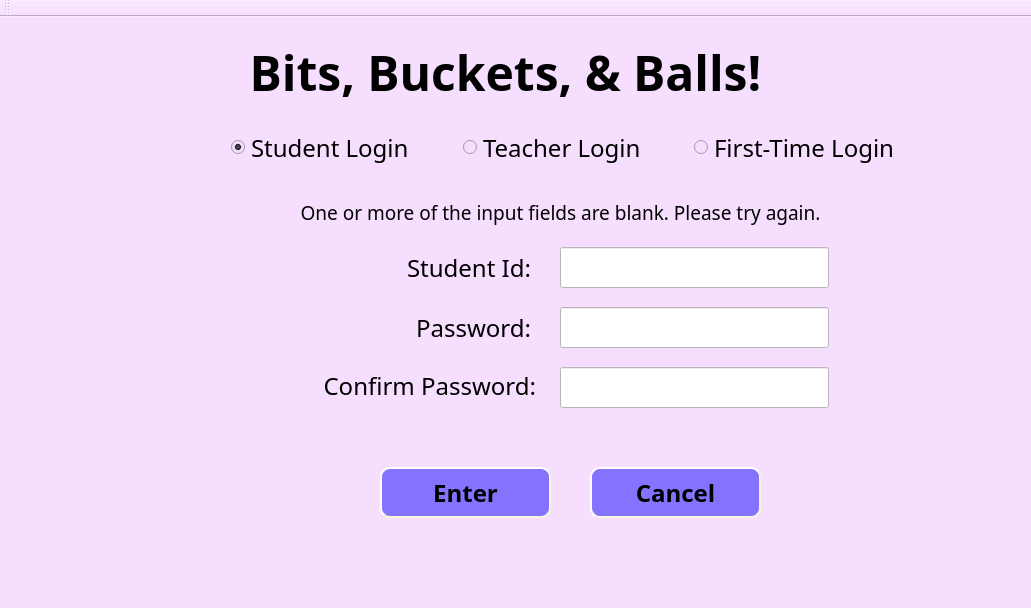
<?xml version="1.0" encoding="UTF-8"?>
<ui version="4.0">
 <class>StartDialog</class>
 <widget class="QMainWindow" name="StartDialog">
  <property name="geometry">
   <rect>
    <x>0</x>
    <y>0</y>
    <width>1031</width>
    <height>608</height>
   </rect>
  </property>
  <property name="windowTitle">
   <string>Login</string>
  </property>
  <property name="styleSheet">
   <string notr="true">QWidget{
	background-color:rgb(246, 222, 255)
}

QLineEdit{
	background-color: white
}

QPushButton{
    background-color: rgb(131, 115, 255);
    border-style: outset;
    border-width: 2px;
    border-color: beige;
	border-radius: 10px;
}</string>
  </property>
  <property name="iconSize">
   <size>
    <width>40</width>
    <height>40</height>
   </size>
  </property>
  <widget class="QWidget" name="centralWidget">
   <widget class="QLabel" name="title">
    <property name="geometry">
     <rect>
      <x>210</x>
      <y>20</y>
      <width>591</width>
      <height>71</height>
     </rect>
    </property>
    <property name="font">
     <font>
      <family>Marker Felt</family>
      <pointsize>36</pointsize>
      <weight>75</weight>
      <bold>true</bold>
     </font>
    </property>
    <property name="text">
     <string>Bits, Buckets, &amp; Balls!</string>
    </property>
    <property name="alignment">
     <set>Qt::AlignCenter</set>
    </property>
   </widget>
   <widget class="QLabel" name="passwordWarning">
    <property name="geometry">
     <rect>
      <x>200</x>
      <y>190</y>
      <width>671</width>
      <height>21</height>
     </rect>
    </property>
    <property name="font">
     <font>
      <pointsize>12</pointsize>
     </font>
    </property>
    <property name="text">
     <string>Your passwords did not match. Please try again.</string>
    </property>
    <property name="alignment">
     <set>Qt::AlignCenter</set>
    </property>
   </widget>
   <widget class="QLabel" name="numberOnlyWarning">
    <property name="geometry">
     <rect>
      <x>220</x>
      <y>190</y>
      <width>671</width>
      <height>21</height>
     </rect>
    </property>
    <property name="font">
     <font>
      <pointsize>12</pointsize>
     </font>
    </property>
    <property name="text">
     <string>ID may only consist of numbers 0-9 and no white spaces.</string>
    </property>
    <property name="alignment">
     <set>Qt::AlignCenter</set>
    </property>
   </widget>
   <widget class="QLabel" name="tooLongWarning">
    <property name="geometry">
     <rect>
      <x>340</x>
      <y>190</y>
      <width>441</width>
      <height>21</height>
     </rect>
    </property>
    <property name="font">
     <font>
      <pointsize>12</pointsize>
     </font>
    </property>
    <property name="text">
     <string>Your ID is too long. Please try again.</string>
    </property>
    <property name="alignment">
     <set>Qt::AlignCenter</set>
    </property>
   </widget>
   <widget class="QLabel" name="emptyFieldsWarning">
    <property name="geometry">
     <rect>
      <x>270</x>
      <y>180</y>
      <width>581</width>
      <height>31</height>
     </rect>
    </property>
    <property name="font">
     <font>
      <family>Menlo</family>
      <pointsize>14</pointsize>
     </font>
    </property>
    <property name="text">
     <string>One or more of the input fields are blank. Please try again.</string>
    </property>
    <property name="alignment">
     <set>Qt::AlignCenter</set>
    </property>
   </widget>
   <widget class="QWidget" name="horizontalLayoutWidget">
    <property name="geometry">
     <rect>
      <x>220</x>
      <y>100</y>
      <width>711</width>
      <height>61</height>
     </rect>
    </property>
    <layout class="QHBoxLayout" name="horizontalLayout">
     <item>
      <widget class="QRadioButton" name="studentLogin">
       <property name="font">
        <font>
         <family>Menlo</family>
         <pointsize>18</pointsize>
        </font>
       </property>
       <property name="text">
        <string>Student Login</string>
       </property>
       <property name="checked">
        <bool>true</bool>
       </property>
      </widget>
     </item>
     <item>
      <widget class="QRadioButton" name="teacherLogin">
       <property name="font">
        <font>
         <family>Menlo</family>
         <pointsize>18</pointsize>
        </font>
       </property>
       <property name="text">
        <string>Teacher Login</string>
       </property>
      </widget>
     </item>
     <item>
      <widget class="QRadioButton" name="firstTimeLogin">
       <property name="font">
        <font>
         <family>Menlo</family>
         <pointsize>18</pointsize>
        </font>
       </property>
       <property name="text">
        <string>First-Time Login</string>
       </property>
      </widget>
     </item>
    </layout>
   </widget>
   <widget class="QPushButton" name="enterButton">
    <property name="geometry">
     <rect>
      <x>380</x>
      <y>450</y>
      <width>171</width>
      <height>51</height>
     </rect>
    </property>
    <property name="font">
     <font>
      <family>Menlo</family>
      <pointsize>18</pointsize>
      <weight>75</weight>
      <bold>true</bold>
     </font>
    </property>
    <property name="text">
     <string>Enter</string>
    </property>
   </widget>
   <widget class="QPushButton" name="cancelButton">
    <property name="geometry">
     <rect>
      <x>590</x>
      <y>450</y>
      <width>171</width>
      <height>51</height>
     </rect>
    </property>
    <property name="font">
     <font>
      <family>Menlo</family>
      <pointsize>18</pointsize>
      <weight>75</weight>
      <bold>true</bold>
     </font>
    </property>
    <property name="text">
     <string>Cancel</string>
    </property>
   </widget>
   <widget class="QLabel" name="ball1">
    <property name="geometry">
     <rect>
      <x>0</x>
      <y>-50</y>
      <width>131</width>
      <height>111</height>
     </rect>
    </property>
    <property name="text">
     <string/>
    </property>
    <property name="pixmap">
     <pixmap>../resources/Ball.png</pixmap>
    </property>
   </widget>
   <widget class="QLabel" name="label_2">
    <property name="geometry">
     <rect>
      <x>10</x>
      <y>260</y>
      <width>251</width>
      <height>331</height>
     </rect>
    </property>
    <property name="text">
     <string/>
    </property>
    <property name="pixmap">
     <pixmap>../resources/BucketFlag.png</pixmap>
    </property>
   </widget>
   <widget class="QLabel" name="ball2">
    <property name="geometry">
     <rect>
      <x>30</x>
      <y>-20</y>
      <width>131</width>
      <height>111</height>
     </rect>
    </property>
    <property name="text">
     <string/>
    </property>
    <property name="pixmap">
     <pixmap>../resources/Ball.png</pixmap>
    </property>
   </widget>
   <widget class="QLabel" name="ball3">
    <property name="geometry">
     <rect>
      <x>40</x>
      <y>20</y>
      <width>131</width>
      <height>111</height>
     </rect>
    </property>
    <property name="text">
     <string/>
    </property>
    <property name="pixmap">
     <pixmap>../resources/Ball.png</pixmap>
    </property>
   </widget>
   <widget class="QLabel" name="ball4">
    <property name="geometry">
     <rect>
      <x>50</x>
      <y>50</y>
      <width>131</width>
      <height>111</height>
     </rect>
    </property>
    <property name="text">
     <string/>
    </property>
    <property name="pixmap">
     <pixmap>../resources/Ball.png</pixmap>
    </property>
   </widget>
   <widget class="QLabel" name="ball5">
    <property name="geometry">
     <rect>
      <x>30</x>
      <y>100</y>
      <width>131</width>
      <height>111</height>
     </rect>
    </property>
    <property name="text">
     <string/>
    </property>
    <property name="pixmap">
     <pixmap>../resources/Ball.png</pixmap>
    </property>
   </widget>
   <widget class="QLabel" name="ball6">
    <property name="geometry">
     <rect>
      <x>40</x>
      <y>130</y>
      <width>131</width>
      <height>111</height>
     </rect>
    </property>
    <property name="text">
     <string/>
    </property>
    <property name="pixmap">
     <pixmap>../resources/Ball.png</pixmap>
    </property>
   </widget>
   <widget class="QLabel" name="ball7">
    <property name="geometry">
     <rect>
      <x>60</x>
      <y>160</y>
      <width>131</width>
      <height>111</height>
     </rect>
    </property>
    <property name="text">
     <string/>
    </property>
    <property name="pixmap">
     <pixmap>../resources/Ball.png</pixmap>
    </property>
   </widget>
   <widget class="QLabel" name="ball8">
    <property name="geometry">
     <rect>
      <x>90</x>
      <y>190</y>
      <width>131</width>
      <height>111</height>
     </rect>
    </property>
    <property name="text">
     <string/>
    </property>
    <property name="pixmap">
     <pixmap>../resources/Ball.png</pixmap>
    </property>
   </widget>
   <widget class="QLabel" name="ball9">
    <property name="geometry">
     <rect>
      <x>80</x>
      <y>220</y>
      <width>131</width>
      <height>111</height>
     </rect>
    </property>
    <property name="text">
     <string/>
    </property>
    <property name="pixmap">
     <pixmap>../resources/Ball.png</pixmap>
    </property>
   </widget>
   <widget class="QLabel" name="ball10">
    <property name="geometry">
     <rect>
      <x>80</x>
      <y>260</y>
      <width>131</width>
      <height>111</height>
     </rect>
    </property>
    <property name="text">
     <string/>
    </property>
    <property name="pixmap">
     <pixmap>../resources/Ball.png</pixmap>
    </property>
   </widget>
   <widget class="QLabel" name="ball11">
    <property name="geometry">
     <rect>
      <x>80</x>
      <y>300</y>
      <width>131</width>
      <height>111</height>
     </rect>
    </property>
    <property name="text">
     <string/>
    </property>
    <property name="pixmap">
     <pixmap>../resources/Ball.png</pixmap>
    </property>
   </widget>
   <widget class="QLabel" name="ball12">
    <property name="geometry">
     <rect>
      <x>80</x>
      <y>350</y>
      <width>131</width>
      <height>111</height>
     </rect>
    </property>
    <property name="text">
     <string/>
    </property>
    <property name="pixmap">
     <pixmap>../resources/Ball.png</pixmap>
    </property>
   </widget>
   <widget class="QLabel" name="ball13">
    <property name="geometry">
     <rect>
      <x>80</x>
      <y>390</y>
      <width>131</width>
      <height>111</height>
     </rect>
    </property>
    <property name="text">
     <string/>
    </property>
    <property name="pixmap">
     <pixmap>../resources/Ball.png</pixmap>
    </property>
   </widget>
   <widget class="QLabel" name="ball14">
    <property name="geometry">
     <rect>
      <x>80</x>
      <y>440</y>
      <width>131</width>
      <height>111</height>
     </rect>
    </property>
    <property name="text">
     <string/>
    </property>
    <property name="pixmap">
     <pixmap>../resources/Ball.png</pixmap>
    </property>
   </widget>
   <widget class="QLabel" name="passwordLabelConfirm">
    <property name="geometry">
     <rect>
      <x>295</x>
      <y>350</y>
      <width>241</width>
      <height>38</height>
     </rect>
    </property>
    <property name="font">
     <font>
      <family>Menlo</family>
      <pointsize>18</pointsize>
     </font>
    </property>
    <property name="text">
     <string>Confirm Password:</string>
    </property>
    <property name="alignment">
     <set>Qt::AlignRight|Qt::AlignTrailing|Qt::AlignVCenter</set>
    </property>
   </widget>
   <widget class="QLabel" name="passwordLabel">
    <property name="geometry">
     <rect>
      <x>360</x>
      <y>290</y>
      <width>171</width>
      <height>41</height>
     </rect>
    </property>
    <property name="font">
     <font>
      <family>Menlo</family>
      <pointsize>18</pointsize>
     </font>
    </property>
    <property name="text">
     <string>Password:</string>
    </property>
    <property name="alignment">
     <set>Qt::AlignRight|Qt::AlignTrailing|Qt::AlignVCenter</set>
    </property>
   </widget>
   <widget class="QLabel" name="idLabel">
    <property name="geometry">
     <rect>
      <x>370</x>
      <y>230</y>
      <width>161</width>
      <height>41</height>
     </rect>
    </property>
    <property name="font">
     <font>
      <family>Menlo</family>
      <pointsize>18</pointsize>
     </font>
    </property>
    <property name="text">
     <string>Student Id:</string>
    </property>
    <property name="alignment">
     <set>Qt::AlignRight|Qt::AlignTrailing|Qt::AlignVCenter</set>
    </property>
   </widget>
   <widget class="QLineEdit" name="passwordEntryConfirm">
    <property name="geometry">
     <rect>
      <x>560</x>
      <y>350</y>
      <width>269</width>
      <height>41</height>
     </rect>
    </property>
    <property name="sizePolicy">
     <sizepolicy hsizetype="Expanding" vsizetype="Expanding">
      <horstretch>0</horstretch>
      <verstretch>0</verstretch>
     </sizepolicy>
    </property>
    <property name="font">
     <font>
      <pointsize>14</pointsize>
     </font>
    </property>
    <property name="echoMode">
     <enum>QLineEdit::Password</enum>
    </property>
   </widget>
   <widget class="QLineEdit" name="passwordEntry">
    <property name="geometry">
     <rect>
      <x>560</x>
      <y>290</y>
      <width>269</width>
      <height>41</height>
     </rect>
    </property>
    <property name="sizePolicy">
     <sizepolicy hsizetype="Expanding" vsizetype="Expanding">
      <horstretch>0</horstretch>
      <verstretch>0</verstretch>
     </sizepolicy>
    </property>
    <property name="font">
     <font>
      <pointsize>14</pointsize>
     </font>
    </property>
    <property name="echoMode">
     <enum>QLineEdit::Password</enum>
    </property>
   </widget>
   <widget class="QLineEdit" name="idEntry">
    <property name="geometry">
     <rect>
      <x>560</x>
      <y>230</y>
      <width>269</width>
      <height>41</height>
     </rect>
    </property>
    <property name="sizePolicy">
     <sizepolicy hsizetype="Expanding" vsizetype="Expanding">
      <horstretch>0</horstretch>
      <verstretch>0</verstretch>
     </sizepolicy>
    </property>
    <property name="font">
     <font>
      <pointsize>14</pointsize>
     </font>
    </property>
    <property name="autoFillBackground">
     <bool>false</bool>
    </property>
   </widget>
  </widget>
  <widget class="QMenuBar" name="menuBar">
   <property name="geometry">
    <rect>
     <x>0</x>
     <y>0</y>
     <width>1031</width>
     <height>19</height>
    </rect>
   </property>
  </widget>
  <widget class="QToolBar" name="mainToolBar">
   <attribute name="toolBarArea">
    <enum>TopToolBarArea</enum>
   </attribute>
   <attribute name="toolBarBreak">
    <bool>false</bool>
   </attribute>
  </widget>
  <widget class="QStatusBar" name="statusBar"/>
 </widget>
 <layoutdefault spacing="6" margin="11"/>
 <tabstops>
  <tabstop>idEntry</tabstop>
  <tabstop>passwordEntry</tabstop>
  <tabstop>enterButton</tabstop>
  <tabstop>cancelButton</tabstop>
  <tabstop>studentLogin</tabstop>
  <tabstop>teacherLogin</tabstop>
  <tabstop>firstTimeLogin</tabstop>
  <tabstop>passwordEntryConfirm</tabstop>
 </tabstops>
 <resources/>
 <connections/>
</ui>
